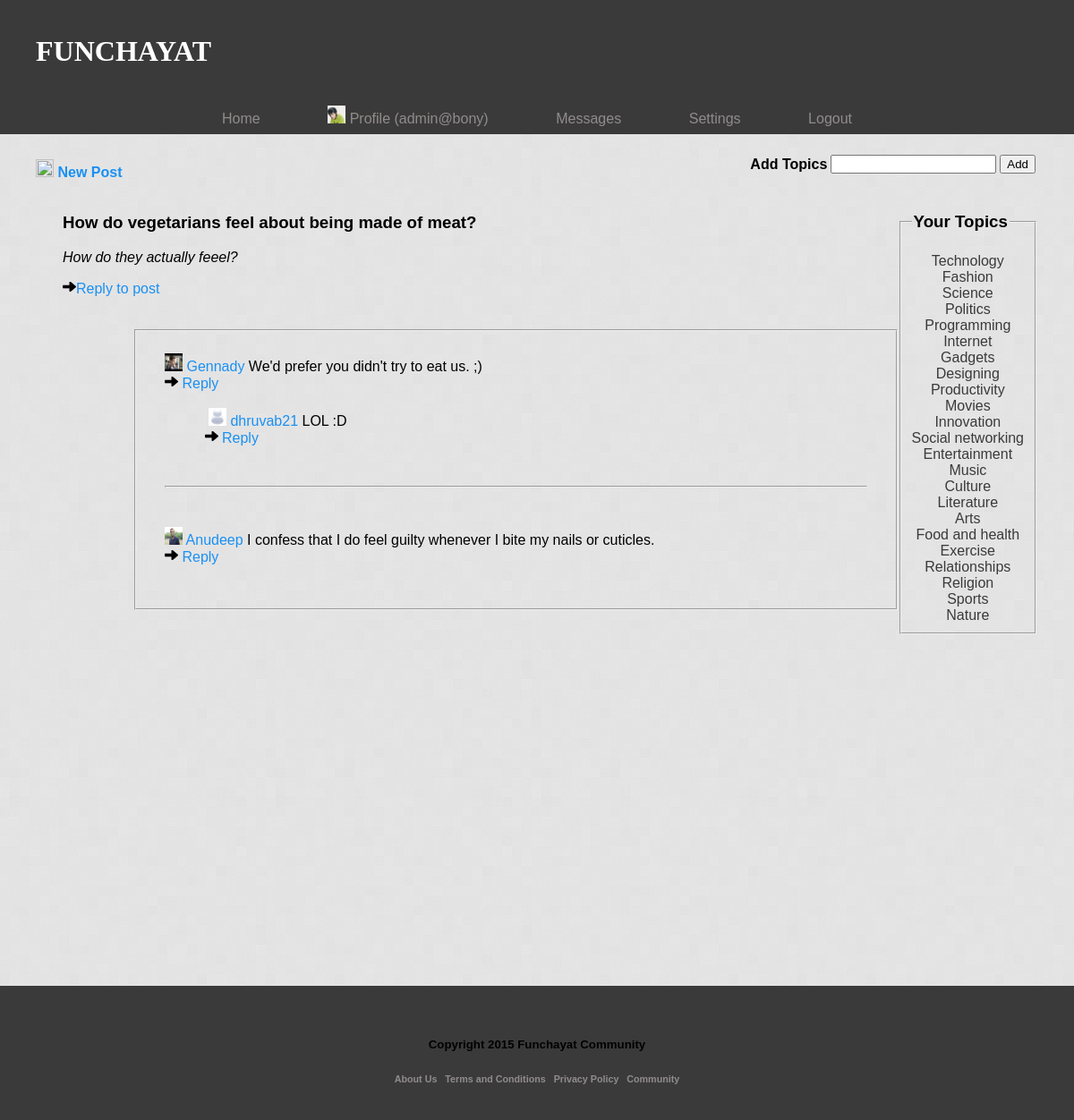
The app's page /showpost.php?id=16 (signed in) with its own data.
### tables this page shows
CREATE TABLE IF NOT EXISTS `replies` (
  `serial` int(11) NOT NULL,
  `post_id` int(11) NOT NULL,
  `rep_id` int(11) NOT NULL,
  `root` int(11) NOT NULL,
  `by` varchar(30) NOT NULL,
  PRIMARY KEY (`serial`)
);

### functions/main.php (the view, shortened to what this page needs)
<?php
	function get_pic($uname) {
		$res=@mysql_query("SELECT * from users where uname='$uname'");
		$res=mysql_fetch_array($res);
		if($res['userpicture'])
			return ("profile_images/$uname.jpg");
		else
			return ("images/user.jpg");
	}
	function display_all_replies($post_id, $curr_id, $indent, $first) {
		$sql="SELECT * from `replies` where `root`='$curr_id' and `post_id`='$post_id'";
		$res=mysql_query($sql);
		if(!mysql_num_rows($res)) {
			return;
		}
		echo "<div style='margin-left: 10*$indent'>";
		while($data=mysql_fetch_array($res)) {
			$rep_id=$data['rep_id'];
			if($curr_id==$post_id and !$first) echo "<br><hr><br><br>";
			$first=false;
			$by=$data['by'];
			$pic=get_pic($by);
			$fp=@fopen("replies/$post_id/$rep_id.txt", "r");
			$rep=@fread($fp, filesize("replies/$post_id/$rep_id.txt"));
			for($i=0; $i<$indent; $i++) echo "&nbsp;"; ?>
            <img src='<?php echo $pic; ?>' width='20' height='20'/>
            <?php
			echo "<a href='profile.php?member=$by'>$by</a> "; echo $rep; echo "<br>";
			echo "<a href='reply.php?id=$post_id&root=$rep_id'><img src='images/reply.png' width='15' height='15''/> Reply</a><br><br>";
			display_all_replies($post_id, $rep_id, $indent+10, $first);
		}
		echo "</div>";
	}
?>

### css/main.css (style rules this page uses)
body { background-image:url(../images/background.png); font-family:Arial, sans-serif; margin: 0px; }
a { text-decoration: none; color:rgba(25,144,243,1.00); }

### records on screen
replies: shows a picture, by "Gennady", rep "We'd prefer you didn't try to eat us. ;)"
replies: shows a picture, by "dhruvab21", rep "LOL :D"
replies: shows a picture, by "Anudeep", rep "I confess that I do feel guilty whenever I bite my nails or cuticles."

### other values on screen
$uname "admin@bony"
$topics[$i] "Technology"
$topics[$i] "Fashion"
$topics[$i] "Science"
$topics[$i] "Politics"
$topics[$i] "Programming"
$topics[$i] "Internet"
$topics[$i] "Gadgets"
$topics[$i] "Designing"
$topics[$i] "Productivity"
$topics[$i] "Movies"
$topics[$i] "Innovation"
$topics[$i] "Social networking"
$topics[$i] "Entertainment"
$topics[$i] "Music"
